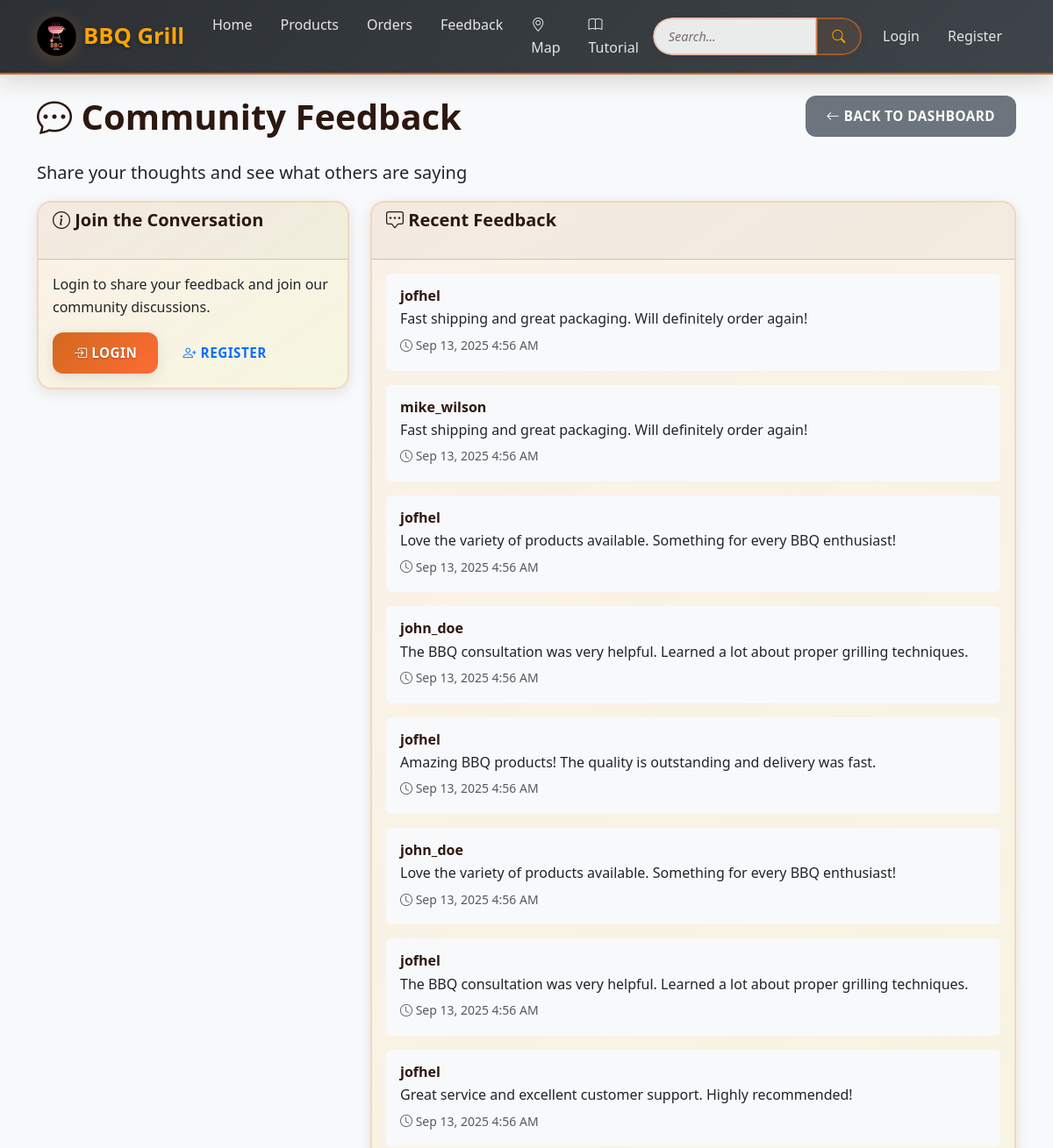
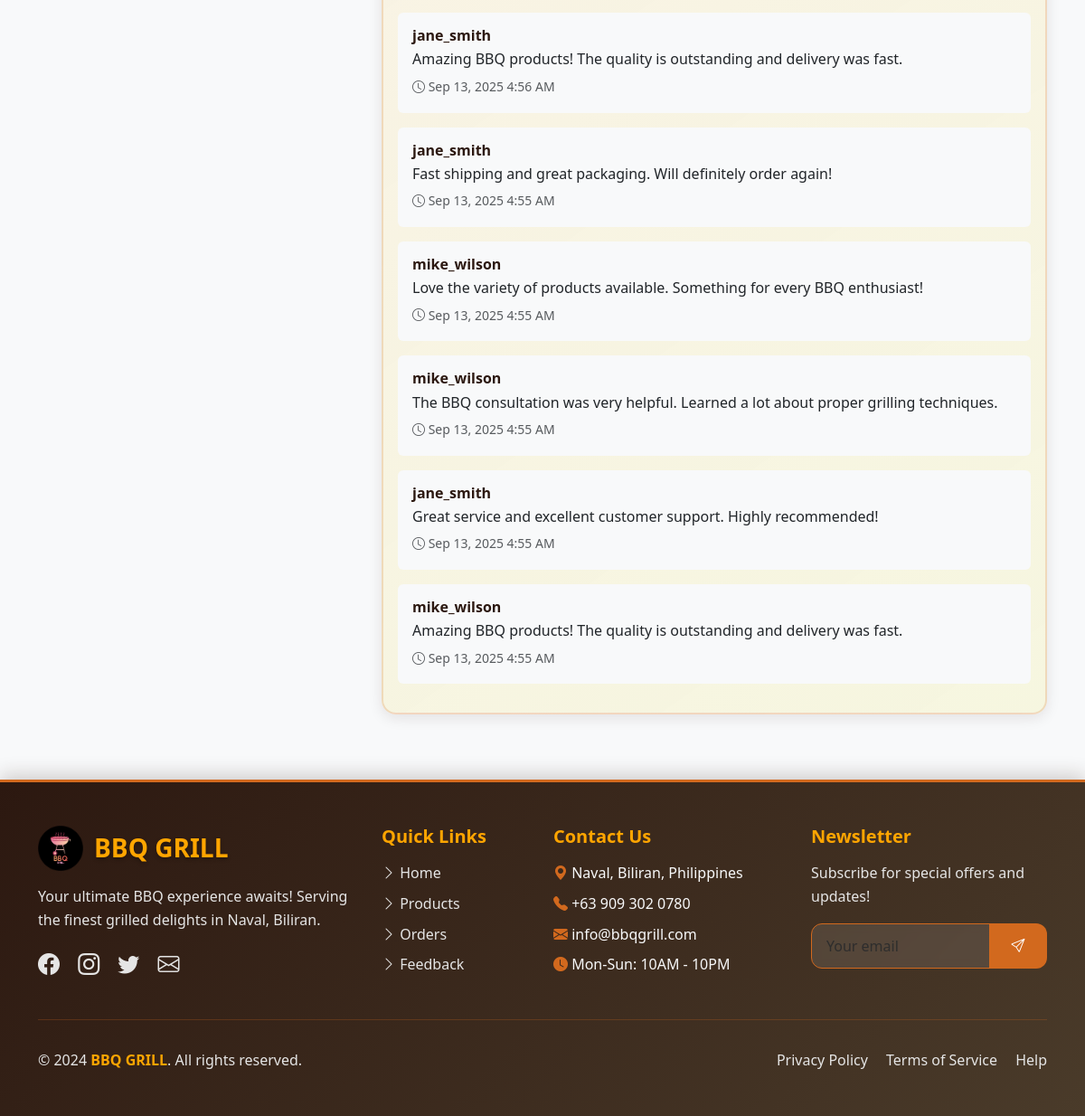
The page /feedback/ on the database its author committed (2 pictures, top to bottom).
### core/models.py (models this page shows, shortened)
class Feedback(models.Model):
    message = models.TextField()
    user = models.ForeignKey(User, on_delete=models.CASCADE)
    created_at = models.DateTimeField(auto_now_add=True)
    class Meta:
        ordering = ['-created_at']

### core/views.py (the view)
# urls.py: path("feedback/", views.feedback_list_create, name="feedback"),
def feedback_list_create(request: HttpRequest) -> HttpResponse:
    if request.method == 'POST' and request.user.is_authenticated:
        form = FeedbackForm(request.POST)
        if form.is_valid():
            feedback = form.save(commit=False)
            feedback.user = request.user
            feedback.save()
            messages.success(request, 'Feedback submitted successfully!')
            return redirect('feedback')
    else:
        form = FeedbackForm() if request.user.is_authenticated else None
    feedback_list = Feedback.objects.all()[:20]  # Show latest 20 feedback entries
    context = {
        'feedback_list': feedback_list,
        'form': form,
    }
    return render(request, 'core/feedback.html', context)

### templates/core/feedback.html (shortened to what this page needs)
{% extends 'base.html' %}
{% load crispy_forms_tags %}
{% block content %}
<div class="row">
    <div class="col-md-8">
        <h1><i class="bi bi-chat-dots"></i> Community Feedback</h1>
        <p class="lead">Share your thoughts and see what others are saying</p>
    </div>
    <div class="col-md-4 text-end">
        <a href="{% url 'dashboard' %}" class="btn btn-secondary">
            <i class="bi bi-arrow-left"></i> Back to Dashboard
        </a>
    </div>
</div>
<div class="row">
    {% if user.is_authenticated and form %}
        <div class="col-md-4 mb-4">
            <div class="card">
                <div class="card-header">
                    <h5><i class="bi bi-pencil"></i> Share Your Feedback</h5>
                </div>
                <div class="card-body">
                    <form method="post">
                        {% csrf_token %}
                        {{ form|crispy }}
                        <button type="submit" class="btn btn-primary">
                            <i class="bi bi-send"></i> Submit Feedback
                        </button>
                    </form>
                </div>
            </div>
        </div>
    {% elif not user.is_authenticated %}
        <div class="col-md-4 mb-4">
            <div class="card">
                <div class="card-header">
                    <h5><i class="bi bi-info-circle"></i> Join the Conversation</h5>
                </div>
                <div class="card-body">
                    <p>Login to share your feedback and join our community discussions.</p>
                    <a href="/accounts/login/" class="btn btn-primary">
                        <i class="bi bi-box-arrow-in-right"></i> Login
                    </a>
                    <a href="{% url 'register' %}" class="btn btn-outline-primary">
                        <i class="bi bi-person-plus"></i> Register
                    </a>
                </div>
            </div>
        </div>
    {% endif %}
    <div class="col-md-8">
        <div class="card">
            <div class="card-header">
                <h5><i class="bi bi-chat-square-dots"></i> Recent Feedback</h5>
            </div>
            <div class="card-body">
                {% if feedback_list %}
                    {% for feedback in feedback_list %}
                        <div class="mb-3 p-3 bg-light rounded">
                            <div class="d-flex justify-content-between align-items-start">
                                <div class="flex-grow-1">
                                    <h6 class="mb-1">{{ feedback.user.username }}</h6>
                                    <p class="mb-1">{{ feedback.message }}</p>
                                    <small class="text-muted">
                                        <i class="bi bi-clock"></i> {{ feedback.created_at|date:"M d, Y g:i A" }}
                                    </small>
                                </div>
                            </div>
                        </div>
                    {% endfor %}
                {% else %}
                    <div class="text-center text-muted">
                        <i class="bi bi-chat-square" style="font-size: 3rem;"></i>
                        <h5>No Feedback Yet</h5>
                        <p>Be the first to share your thoughts!</p>
                    </div>
                {% endif %}
            </div>
        </div>
    </div>
</div>
{% endblock %}

### static/css/style.css (style rules this page uses)
:root { --bbq-charcoal: #2C1810; --bbq-smoke: #4A3B2A; --bbq-ember: #D2691E; --bbq-copper: #CD853F; --bbq-flame: #FF6B35; --bbq-gold: #FFA500; --bbq-ash: #E5E5E5; --bbq-cream: #FFF8DC; --primary-color: #D2691E; --secondary-color: #6c757d; --success-color: #198754; --info-color: #0dcaf0; --warning-color: #ffc107; --danger-color: #dc3545; --light-color: #f8f9fa; --dark-color: #2C1810; --shadow-soft: 0 4px 15px rgba(44, 24, 16, 0.1); --shadow-medium: 0 8px 25px rgba(44, 24, 16, 0.15); --shadow-strong: 0 12px 35px rgba(44, 24, 16, 0.2); --glow-ember: 0 0 20px rgba(210, 105, 30, 0.4); --glow-flame: 0 0 25px rgba(255, 107, 53, 0.5); --glow-gold: 0 0 30px rgba(255, 165, 0, 0.6); }
body { font-family: 'Segoe UI', Tahoma, Geneva, Verdana, sans-serif; line-height: 1.6; background-color: #f8f9fa; }
.card { background: linear-gradient(145deg, rgba(250, 240, 230, 0.95) 0%, rgba(245, 245, 220, 0.9) 100%); border: 2px solid rgba(210, 105, 30, 0.2); border-radius: 16px; box-shadow: var(--shadow-soft); backdrop-filter: blur(15px); transition: all 0.4s cubic-bezier(0.4, 0, 0.2, 1); position: relative; overflow: hidden; }
.card::before { content: ''; position: absolute; top: 0; left: -100%; width: 100%; height: 100%; background: linear-gradient(90deg, transparent, rgba(210, 105, 30, 0.1), transparent); transition: left 0.6s ease; }
.btn { border-radius: 12px; font-weight: 600; font-size: 0.95rem; padding: 12px 24px; position: relative; overflow: hidden; transition: all 0.3s cubic-bezier(0.4, 0, 0.2, 1); text-transform: uppercase; letter-spacing: 0.5px; border: none; }
.btn::before { content: ''; position: absolute; top: 50%; left: 50%; width: 0; height: 0; background: rgba(255, 255, 255, 0.2); border-radius: 50%; transform: translate(-50%, -50%); transition: all 0.6s ease; }
.btn-primary { background: linear-gradient(135deg, var(--bbq-ember) 0%, var(--bbq-flame) 100%); color: white; box-shadow: var(--shadow-soft); text-shadow: 0 1px 2px rgba(0, 0, 0, 0.3); }
html, body { height: 100%; }
.min-vh-100 { min-height: 100vh; }
.flex-grow-1 { flex-grow: 1; }
h1, h2, h3, h4, h5, h6 { color: var(--bbq-charcoal); font-weight: 700; margin-bottom: 1.5rem; }

### rows shown on the page
Feedback: user.username "jofhel", message "Fast shipping and great packaging. Will definitely order again!", created_at "Sep 13, 2025 4:56 AM"
Feedback: user.username "mike_wilson", message "Fast shipping and great packaging. Will definitely order again!", created_at "Sep 13, 2025 4:56 AM"
Feedback: user.username "jofhel", message "Love the variety of products available. Something for every BBQ enthusiast!", created_at "Sep 13, 2025 4:56 AM"
Feedback: user.username "john_doe", message "The BBQ consultation was very helpful. Learned a lot about proper grilling techniques.", created_at "Sep 13, 2025 4:56 AM"
Feedback: user.username "jofhel", message "Amazing BBQ products! The quality is outstanding and delivery was fast.", created_at "Sep 13, 2025 4:56 AM"
Feedback: user.username "john_doe", message "Love the variety of products available. Something for every BBQ enthusiast!", created_at "Sep 13, 2025 4:56 AM"
Feedback: user.username "jofhel", message "The BBQ consultation was very helpful. Learned a lot about proper grilling techniques.", created_at "Sep 13, 2025 4:56 AM"
Feedback: user.username "jofhel", message "Great service and excellent customer support. Highly recommended!", created_at "Sep 13, 2025 4:56 AM"
Feedback: user.username "jane_smith", message "Amazing BBQ products! The quality is outstanding and delivery was fast.", created_at "Sep 13, 2025 4:56 AM"
Feedback: user.username "jane_smith", message "Fast shipping and great packaging. Will definitely order again!", created_at "Sep 13, 2025 4:55 AM"
Feedback: user.username "mike_wilson", message "Love the variety of products available. Something for every BBQ enthusiast!", created_at "Sep 13, 2025 4:55 AM"
Feedback: user.username "mike_wilson", message "The BBQ consultation was very helpful. Learned a lot about proper grilling techniques.", created_at "Sep 13, 2025 4:55 AM"
Feedback: user.username "jane_smith", message "Great service and excellent customer support. Highly recommended!", created_at "Sep 13, 2025 4:55 AM"
Feedback: user.username "mike_wilson", message "Amazing BBQ products! The quality is outstanding and delivery was fast.", created_at "Sep 13, 2025 4:55 AM"
